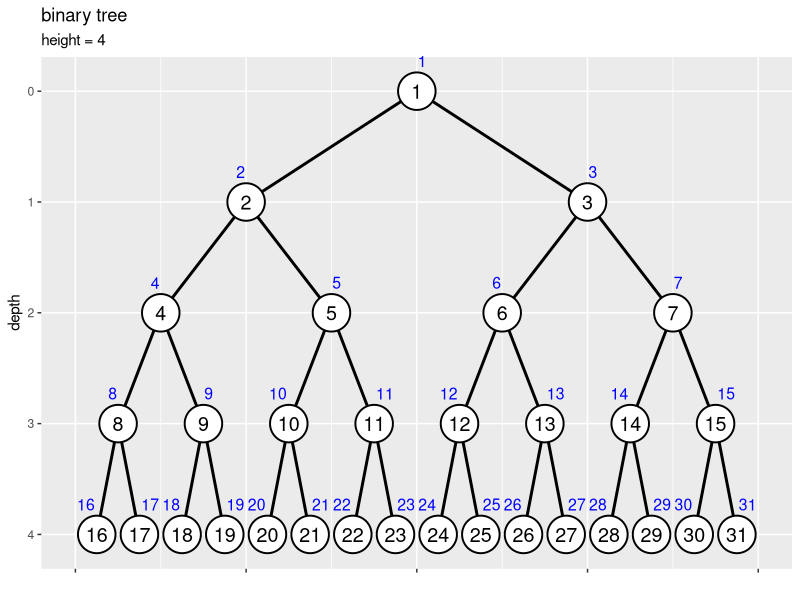
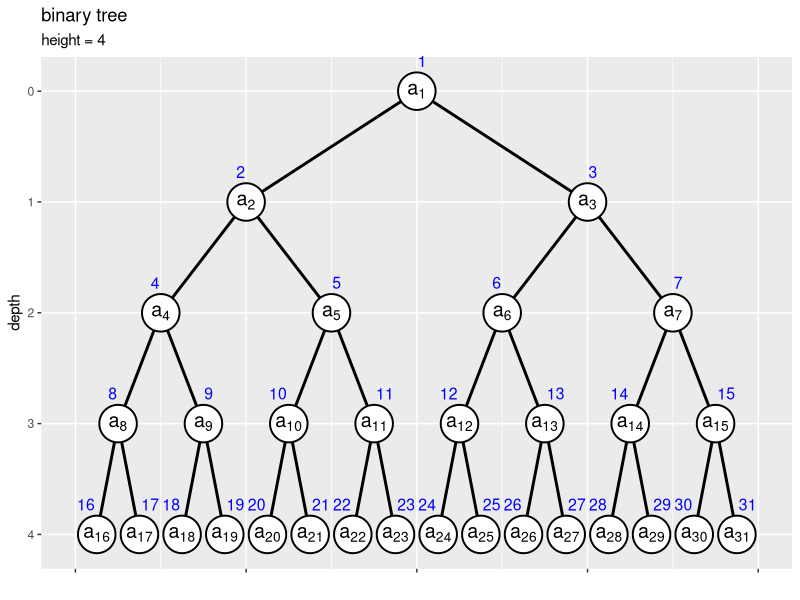
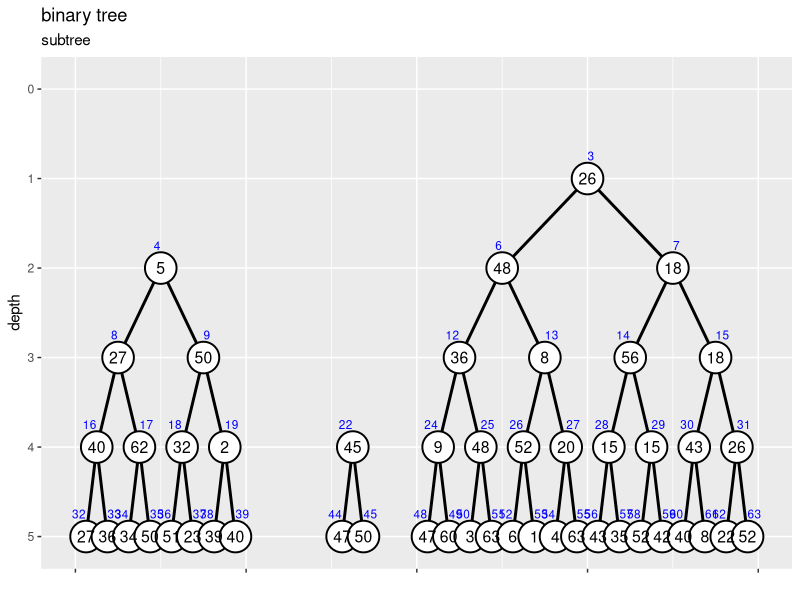
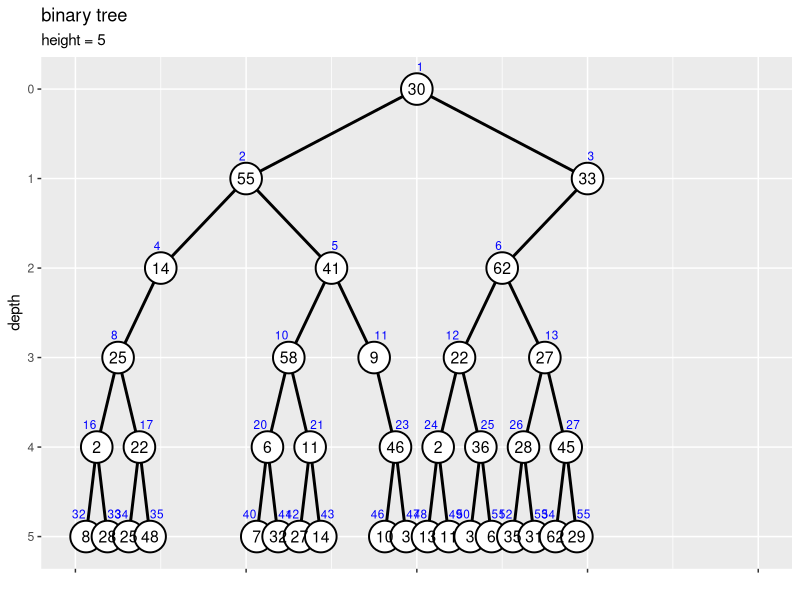
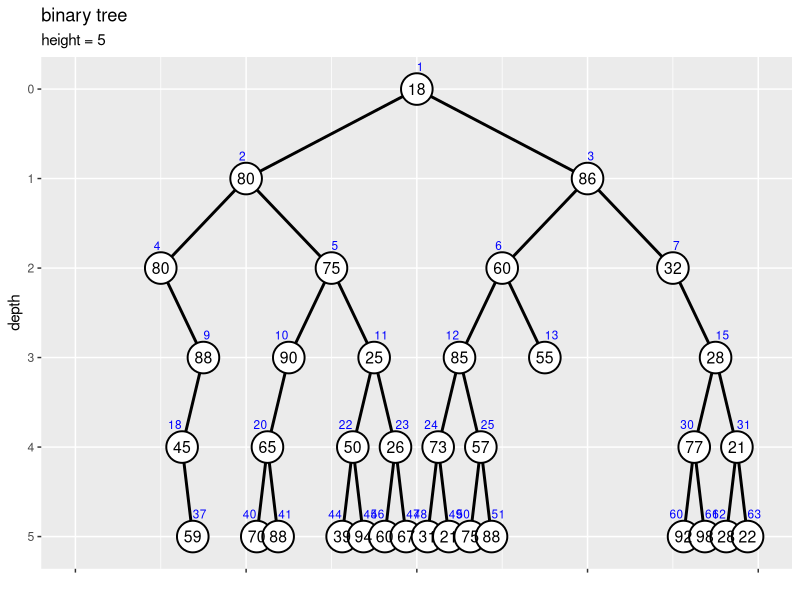
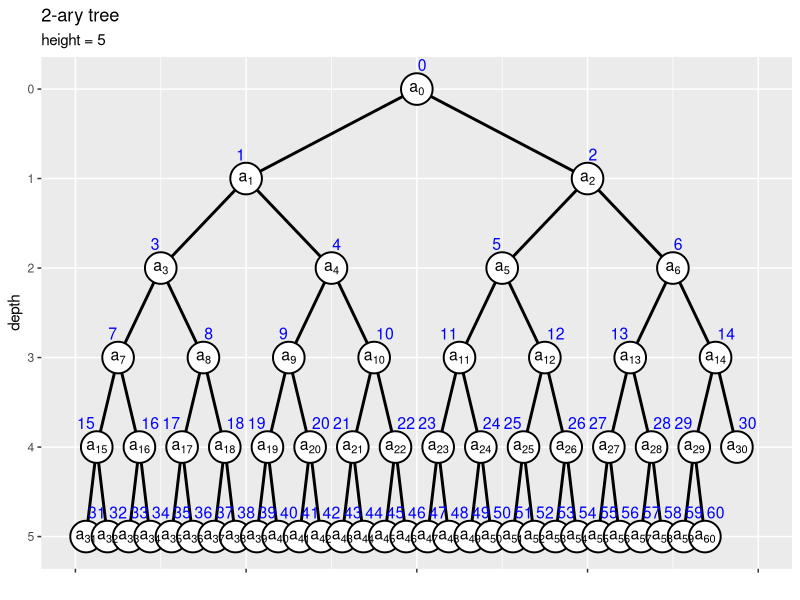
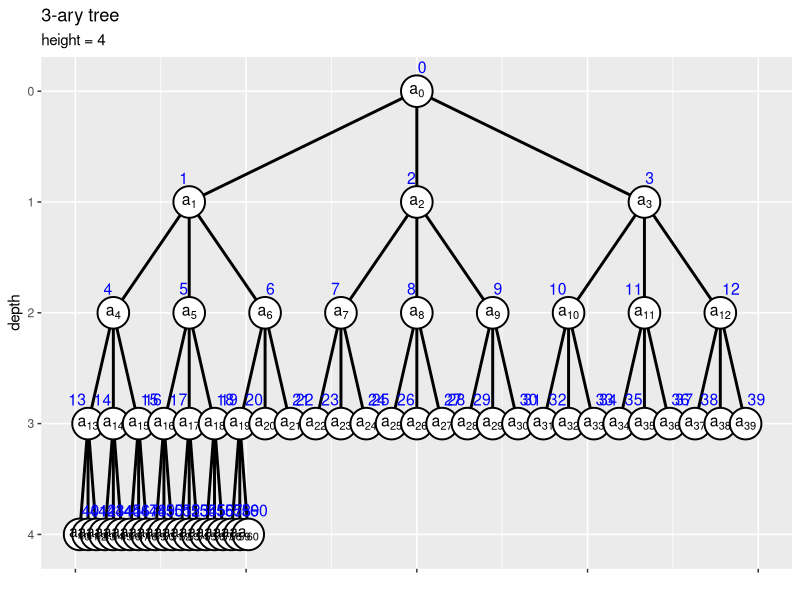
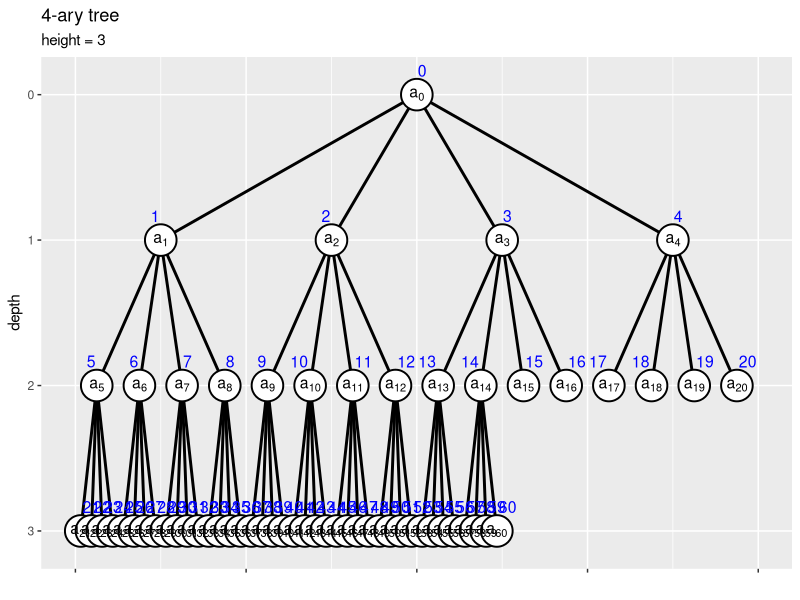

Reproduce these figures in R, in order.
## ---- chunk 1
knitr::opts_chunk$set(
  echo = TRUE, 
  message = FALSE, error = FALSE, warning = FALSE # メッセージを非表示
)
## ---- chunk 2
### 資料作成用

# チェック用
library(ggplot2)
## ---- chunk 3
# ノード数を指定
N <- 31

# (簡易的に)値を作成
a <- 1:N
head(a)
## ---- chunk 4
# ラベル位置の調整値を指定
d <- 0.6

# ノードの座標を作成
node_df <- tibble::tibble(
  value = a, 
  index = 1:N, 
  depth = floor(log2(index)), 
  col_idx = index - 2^depth + 1, # 深さごとのノード番号
  coord_x = (col_idx * 2 - 1) * 1/(2^depth * 2), 
  label_offset = dplyr::if_else(
    condition = index%%2 == 0, true = 0.5+d, false = 0.5-d
  ) # ラベル位置を左右にズラす
)
node_df
## ---- chunk 5
# エッジの座標を作成
edge_df <- dplyr::bind_rows(
  # 子ノードの座標
  node_df |> 
    dplyr::filter(depth > 0) |> # 根を除去
    dplyr::mutate(
      edge_id   = index, 
      node_type = "childe" # (確認用)
    ), 
  # 親ノードの座標
  node_df |> 
    dplyr::filter(depth > 0) |> # 根を除去
    dplyr::mutate(
      edge_id   = index, 
      node_type = "parent", # (確認用)
      depth   = depth - 1, 
      index   = index %/% 2, 
      col_idx = index - 2^depth + 1, # 深さごとのノード番号
      coord_x = (col_idx * 2 - 1) * 1/(2^depth * 2)
    )
) |> 
  dplyr::select(!label_offset) |> 
  dplyr::arrange(edge_id, depth)
edge_df
## ---- chunk 6
# ツリーの高さを取得
max_h <- max(node_df[["depth"]])
max_h <- floor(log2(N))

# 縦方向の余白の調整値を指定
d <- 0.1

# 二分木を作図
ggplot() + 
  geom_path(data = edge_df, 
            mapping = aes(x = coord_x, y = depth, group = edge_id), 
            linewidth = 1) + # エッジ
  geom_point(data = node_df, 
             mapping = aes(x = coord_x, y = depth), 
             size = 12, shape = "circle filled", fill = "white", stroke = 1) + # ノード
  geom_text(data = node_df, 
            mapping = aes(x = coord_x, y = depth, label = value), 
            size = 5) + # 値ラベル
  geom_text(data = node_df, 
            mapping = aes(x = coord_x, y = depth, label = index, hjust = label_offset), 
            size = 4, vjust = -2, color = "blue") + # 位置ラベル
  scale_x_continuous(labels = NULL, name = "") + 
  scale_y_reverse(breaks = 0:max_h, minor_breaks = FALSE) + 
  coord_cartesian(xlim = c(0, 1), ylim = c(max_h+d, -d)) + 
  labs(title = "binary tree", 
       subtitle = paste0("height = ", max_h), 
       y = "depth")
## ---- chunk 7
# エッジの座標を作成
edge_df <- dplyr::bind_cols(
  # 子ノードの座標
  node_df |> 
    dplyr::filter(depth > 0) |> # 根を除去
    dplyr::select(!label_offset), 
  # 親ノードの座標
  node_df |> 
    dplyr::filter(depth > 0) |> # 根を除去
    dplyr::mutate(
      parent_depth   = depth - 1, 
      parent_index   = index %/% 2, 
      parent_col_idx = parent_index - 2^parent_depth + 1, # 深さごとのノード番号
      parent_coord_x = (parent_col_idx * 2 - 1) * 1/(2^parent_depth * 2)
    ) |> 
    dplyr::select(parent_index, parent_depth, parent_coord_x)
)
edge_df
## ---- chunk 8
# ツリーの高さを取得
max_h <- max(node_df[["depth"]])

# 縦方向の余白の調整値を指定
d <- 0.1

# 二分木を作図
ggplot() + 
  geom_segment(data = edge_df, 
               mapping = aes(x = coord_x, y = depth, xend = parent_coord_x, yend = parent_depth), 
               linewidth = 1) + # エッジ
  geom_point(data = node_df, 
             mapping = aes(x = coord_x, y = depth), 
             size = 12, shape = "circle filled", fill = "white", stroke = 1) + # ノード
  geom_text(data = node_df, 
            mapping = aes(x = coord_x, y = depth, label = paste("a[", index, "]")), parse = TRUE, 
            size = 5) + # 要素ラベル
  geom_text(data = node_df, 
            mapping = aes(x = coord_x, y = depth, label = index, hjust = label_offset), 
            size = 4, vjust = -2, color = "blue") + # 位置ラベル
  scale_x_continuous(labels = NULL, name = "") + 
  scale_y_reverse(breaks = 0:max_h, minor_breaks = FALSE) + 
  coord_cartesian(xlim = c(0, 1), ylim = c(max_h+d, -d)) + 
  labs(title = "binary tree", 
       subtitle = paste0("height = ", max_h), 
       y = "depth")
## ---- chunk 9
# 部分木インデックスの定義
subtree <- function(root_index, max_index) {
  
  # 部分木の根インデックスを取得
  parent_idx <- root_index[root_index <= N] |> 
    sort()
  
  # インデックスの最大値を取得
  N <- max_index
  
  # 親ごとに処理
  childe_idx <- NULL
  for(i in parent_idx) {
    
    # 兄弟インデックスを作成
    sibling_idx <- c(2*i, 2*i+1)
    
    # 子インデックスを格納
    childe_idx <- c(childe_idx, sibling_idx[sibling_idx <= N]) # 最大位置を超えたら除去
  }
  
  # 子がなければ再帰処理を終了
  if(length(childe_idx) == 0) return(parent_idx)
  
  # 子孫インデックスを作成
  descendant_idx <- subtree(childe_idx, N)
  
  # 部分木インデックスを格納
  subtree_idx <- c(parent_idx, descendant_idx) |> 
    sort()
  
  # 子孫インデックスを出力
  return(subtree_idx)
}
## ---- chunk 10
# ノード数を指定
N <- 63

# 部分木の根を指定
sub_root_idx <- c(3, 4, 22)

# 部分木のインデックスを作成
sub_node_idx <- subtree(sub_root_idx, N)
sub_node_idx
## ---- chunk 11
# 値を作成
a <- sample(x = 1:N, size = N, replace = TRUE)

# 部分木以外のノードを剪定
a[!1:N %in% sub_node_idx] <- NA
a
## ---- chunk 12
# ノードの座標を作成
d <- 0.5
node_df <- tibble::tibble(
  value   = a, 
  node_id = 1:N, 
  index   = dplyr::if_else(
    condition = !is.na(value), true = node_id, false = NA_real_
  ), 
  depth   = floor(log2(index)), 
  col_idx = index - 2^depth + 1, # 深さごとのノード番号
  coord_x = (col_idx * 2 - 1) * 1/(2^depth * 2), 
  label_offset = dplyr::if_else(
    condition = index%%2 == 0, true = 0.5+d, false = 0.5-d
  ) # ラベル位置を左右にズラす
)
node_df
## ---- chunk 13
# エッジの座標を作成
edge_df <- dplyr::bind_rows(
  # 子ノードの座標
  node_df |> 
    dplyr::filter(depth > 0, !index %in% sub_root_idx) |> # 根を除去
    dplyr::mutate(
      edge_id   = index, 
      node_type = "childe" # (確認用)
    ), 
  # 親ノードの座標
  node_df |> 
    dplyr::filter(depth > 0, !index %in% sub_root_idx) |> # 根を除去
    dplyr::mutate(
      edge_id   = index, 
      node_type = "parent", # (確認用)
      depth   = depth - 1, 
      index   = index %/% 2, 
      col_idx = index - 2^depth + 1, # 深さごとのノード番号
      coord_x = (col_idx * 2 - 1) * 1/(2^depth * 2)
    )
) |> 
  dplyr::select(!label_offset) |> 
  dplyr::arrange(edge_id, depth)
edge_df
## ---- chunk 14
# ツリーの高さを取得
max_h <- floor(log2(N))

# 二分木の部分木を作図
d <- 0.1
ggplot() + 
  geom_path(data = edge_df, 
            mapping = aes(x = coord_x, y = depth, group = edge_id), 
            linewidth = 1) + # エッジ
  geom_point(data = node_df, 
             mapping = aes(x = coord_x, y = depth), 
             size = 10, shape = "circle filled", fill = "white", stroke = 1, na.rm = TRUE) + # ノード
  geom_text(data = node_df, 
            mapping = aes(x = coord_x, y = depth, label = value), 
            size = 4, na.rm = TRUE) + # 値ラベル
  geom_text(data = node_df, 
            mapping = aes(x = coord_x, y = depth, label = index, hjust = label_offset), 
            size = 3, vjust = -2, color = "blue", na.rm = TRUE) + # 位置ラベル
  scale_x_continuous(labels = NULL, name = "") + 
  scale_y_reverse(breaks = 0:max_h, minor_breaks = FALSE) + 
  coord_cartesian(xlim = c(0, 1), ylim = c(max_h+d, -d)) + 
  labs(title = "binary tree", 
       subtitle = "subtree", 
       y = "depth")
## ---- chunk 15
# ノード数を指定
N <- 63

# (削除する)部分木の根を指定
sub_root_idx <- c(7, 9, 22)

# (削除する)部分木のインデックスを作成
del_node_idx <- subtree(sub_root_idx, N)
del_node_idx
## ---- chunk 16
# 値を作成
a <- sample(x = 1:N, size = N, replace = TRUE)

# 部分木のノードを剪定
a[del_node_idx] <- NA
a
## ---- chunk 17
# ノードの座標を作成
d <- 0.5
node_df <- tibble::tibble(
  value   = a, 
  node_id = 1:N, 
  index   = dplyr::if_else(
    condition = !is.na(value), true = node_id, false = NA_real_
  ), 
  depth   = floor(log2(index)), 
  col_idx = index - 2^depth + 1, # 深さごとのノード番号
  coord_x = (col_idx * 2 - 1) * 1/(2^depth * 2), 
  label_offset = dplyr::if_else(
    condition = index%%2 == 0, true = 0.5+d, false = 0.5-d
  ) # ラベル位置を左右にズラす
)
node_df
## ---- chunk 18
# エッジの座標を作成
edge_df <- dplyr::bind_rows(
  # 子ノードの座標
  node_df |> 
    dplyr::filter(depth > 0) |> # 根を除去
    dplyr::mutate(
      edge_id   = index, 
      node_type = "childe" # (確認用)
    ), 
  # 親ノードの座標
  node_df |> 
    dplyr::filter(depth > 0) |> # 根を除去
    dplyr::mutate(
      edge_id   = index, 
      node_type = "parent", # (確認用)
      depth   = depth - 1, 
      index   = index %/% 2, 
      col_idx = index - 2^depth + 1, # 深さごとのノード番号
      coord_x = (col_idx * 2 - 1) * 1/(2^depth * 2)
    )
) |> 
  dplyr::select(!label_offset) |> 
  dplyr::arrange(edge_id, depth)
edge_df
## ---- chunk 19
# ツリーの高さを取得
max_h <- max(node_df[["depth"]], na.rm = TRUE)

# 二分木を作図
d <- 0.1
ggplot() + 
  geom_path(data = edge_df, 
            mapping = aes(x = coord_x, y = depth, group = edge_id), 
            linewidth = 1) + # エッジ
  geom_point(data = node_df, 
             mapping = aes(x = coord_x, y = depth), 
             size = 10, shape = "circle filled", fill = "white", stroke = 1, na.rm = TRUE) + # ノード
  geom_text(data = node_df, 
            mapping = aes(x = coord_x, y = depth, label = value), 
            size = 4, na.rm = TRUE) + # 値ラベル
  geom_text(data = node_df, 
            mapping = aes(x = coord_x, y = depth, label = index, hjust = label_offset), 
            size = 3, vjust = -2, color = "blue", na.rm = TRUE) + # 位置ラベル
  scale_x_continuous(labels = NULL, name = "") + 
  scale_y_reverse(breaks = 0:max_h, minor_breaks = FALSE) + 
  coord_cartesian(xlim = c(0, 1), ylim = c(max_h+d, -d)) + 
  labs(title = "binary tree", 
       subtitle = paste0("height = ", max_h), 
       y = "depth")
## ---- chunk 20
# ノード数を指定
N <- 63

# 値を作成
max_v <- 100
a <- sample(x = 1:max_v, size = N, replace = TRUE)
a
## ---- chunk 21
# (削除する)部分木の根を指定
sub_root_idx <- which(x = a < a[1])
sub_root_idx
## ---- chunk 22
# (削除する)部分木のインデックスを作成
del_node_idx <- subtree(sub_root_idx, N)

# 部分木のノードを剪定
a[del_node_idx] <- NA
a
## ---- chunk 23
### 資料作成用:(再掲)

# ノードの座標を作成
d <- 0.5
node_df <- tibble::tibble(
  value   = a, 
  node_id = 1:N, 
  index   = dplyr::if_else(
    condition = !is.na(value), true = node_id, false = NA_real_
  ), 
  depth   = floor(log2(index)), 
  col_idx = index - 2^depth + 1, # 深さごとのノード番号
  coord_x = (col_idx * 2 - 1) * 1/(2^depth * 2), 
  label_offset = dplyr::if_else(
    condition = index%%2 == 0, true = 0.5+d, false = 0.5-d
  ) # ラベル位置を左右にズラす
)

# エッジの座標を作成
edge_df <- dplyr::bind_rows(
  # 子ノードの座標
  node_df |> 
    dplyr::filter(depth > 0) |> # 根を除去
    dplyr::mutate(
      edge_id   = index, 
      node_type = "childe" # (確認用)
    ), 
  # 親ノードの座標
  node_df |> 
    dplyr::filter(depth > 0) |> # 根を除去
    dplyr::mutate(
      edge_id   = index, 
      node_type = "parent", # (確認用)
      depth   = depth - 1, 
      index   = index %/% 2, 
      col_idx = index - 2^depth + 1, # 深さごとのノード番号
      coord_x = (col_idx * 2 - 1) * 1/(2^depth * 2)
    )
) |> 
  dplyr::select(!label_offset) |> 
  dplyr::arrange(edge_id, depth)

# ツリーの高さを取得
max_h <- max(node_df[["depth"]], na.rm = TRUE)

# 二分木を作図
d <- 0.1
ggplot() + 
  geom_path(data = edge_df, 
            mapping = aes(x = coord_x, y = depth, group = edge_id), 
            linewidth = 1) + # エッジ
  geom_point(data = node_df, 
             mapping = aes(x = coord_x, y = depth), 
             size = 10, shape = "circle filled", fill = "white", stroke = 1, na.rm = TRUE) + # ノード
  geom_text(data = node_df, 
            mapping = aes(x = coord_x, y = depth, label = value), 
            size = 4, na.rm = TRUE) + # 値ラベル
  geom_text(data = node_df, 
            mapping = aes(x = coord_x, y = depth, label = index, hjust = label_offset), 
            size = 3, vjust = -2, color = "blue", na.rm = TRUE) + # 位置ラベル
  scale_x_continuous(labels = NULL, name = "") + 
  scale_y_reverse(breaks = 0:max_h, minor_breaks = FALSE) + 
  coord_cartesian(xlim = c(0, 1), ylim = c(max_h+d, -d)) + 
  labs(title = "binary tree", 
       subtitle = paste0("height = ", max_h), 
       y = "depth")
## ---- chunk 24
### 資料作成用

# チェック用
library(ggplot2)
## ---- chunk 25
# 深さカウント関数を作成
count_depth <- function(index, base, depth_cnt = 0) {
  
  # 親インデックスを計算
  parent_index <- ceiling(index / base) - 1
  
  # 深さをカウント
  depth_cnt <- depth_cnt + 1
  
  # 親が根なら終了
  if(parent_index <= 0) return(depth_cnt)
  
  # 深さを計算
  depth_cnt <- count_depth(parent_index, base, depth_cnt)
  
  # 深さを出力
  return(depth_cnt)
}

# 確認
count_depth(index = 8, base = 2, depth_cnt = 0)
## ---- chunk 26
# 深さ計算関数(スカラ)を作成
index_to_depth <- function(index, base) {
  
  # 深さを作成
  depth_cnt <- 0
  
  # 根なら終了
  if(index == 0) return(depth_cnt)
  
  # 深さを計算
  depth_cnt <- count_depth(index, base, depth_cnt)
  
  # 深さを出力
  return(depth_cnt)
}

# 確認
index_to_depth(index = 8, base = 2)
## ---- chunk 27
# 深さ計算関数(ベクトル)を作成
depth <- function(index, base) {
  
  # 深さの受け皿を初期化
  depth <- rep(0, times = length(index))
  
  # 要素ごとに処理
  for(i in seq_along(index)) {
    
    # 深さを計算
    depth[i] <- index_to_depth(index[i], base)
  }
  
  # 深さを出力
  return(depth)
}

# 確認
depth(index = c(4, 8, 16), base = 2)
## ---- chunk 28
# 最小インデックス計算関数(スカラ)を作成
depth_to_min_index <- function(depth, base) {
  
  # インデックスの最小値を初期化
  index <- 0
  
  # 根なら終了
  if(depth == 0) return(index)
  
  # 深さごとに処理
  for(h in 1:depth) {
    
    # インデックスの最小値を計算
    index <- index * base + 1
  }
  
  # 最小インデックスを出力
  return(index)
}

# 確認
depth_to_min_index(depth = 3, base = 2)
## ---- chunk 29
# 最小インデックス計算関数(ベクトル)を作成
min_index <- function(depth, base) {
  
  # インデックスの受け皿を作成
  index <- rep(0, times = length(depth))
  
  # 要素ごとに処理
  for(i in seq_along(depth)) {
    
    # 最小インデックスを計算
    index[i] <- depth_to_min_index(depth[i], base)
  }
  
  # 最小インデックスを出力
  return(index)
}

# 確認
min_index(depth = c(2, 3, 4), base = 2)
## ---- chunk 30
# 分岐数を指定
b <- 2

# ノード数を指定
N <- 61

# (簡易的に)値を作成
a <- 1:N
head(a)
## ---- chunk 31
# ラベル位置の調整値を指定
d <- 0.6

# ノードの座標を作成
node_df <- tibble::tibble(
  value   = a, 
  index   = 0:(N-1), 
  depth   = depth(index, b), 
  col_idx = index - min_index(depth, b) + 1, # 深さごとのノード番号
  coord_x = (col_idx * 2 - 1) * 1/(min_index(depth+1, b) - min_index(depth, b)), 
  label_offset = dplyr::case_when(
    depth >= 5 ~ 0.5 - d, # 指定した深さ以降は全て指定した位置に配置:(深さと符号を指定)
    (index-1)%%b <  0.5*b ~ 0.5 + d, # 中より左の分岐は左に配置
    (index-1)%%b >= 0.5*b ~ 0.5 - d  # 中と右の分岐は右に配置
  ) # ラベル位置を左右にズラす
)
node_df
## ---- chunk 32
# エッジの座標を作成
edge_df <- dplyr::bind_rows(
  # 子ノードの座標
  node_df |> 
    dplyr::filter(depth > 0) |> # 根を除去
    dplyr::mutate(
      edge_id   = index, 
      node_type = "childe" # (確認用)
    ), 
  # 親ノードの座標
  node_df |> 
    dplyr::filter(depth > 0) |> # 根を除去
    dplyr::mutate(
      edge_id   = index, 
      node_type = "parent", # (確認用)
      depth   = depth - 1, 
      index   = ceiling(index / b) - 1, 
      col_idx = index - min_index(depth, b) + 1, # 深さごとのノード番号
      coord_x = (col_idx * 2 - 1) * 1/(min_index(depth+1, b) - min_index(depth, b)), 
    )
) |> 
  dplyr::select(!label_offset) |> 
  dplyr::arrange(edge_id, depth)
edge_df
## ---- chunk 33
# ツリーの高さを取得
max_h <- depth(N-1, b)

# 縦方向の余白の調整値を指定
d <- 0.1

# 二分木を作図
ggplot() + 
  geom_path(data = edge_df, 
            mapping = aes(x = coord_x, y = depth, group = edge_id), 
            linewidth = 1) + # エッジ
  geom_point(data = node_df, 
             mapping = aes(x = coord_x, y = depth), 
             size = 10, shape = "circle filled", fill = "white", stroke = 1) + # ノード
  # geom_text(data = node_df, 
  #           mapping = aes(x = coord_x, y = depth, label = value), 
  #           size = 5) + # 値ラベル
  geom_text(data = node_df, 
            mapping = aes(x = coord_x, y = depth, label = paste0("a[", index, "]")), parse = TRUE, 
            size = 4) + # 要素ラベル
  geom_text(data = node_df, 
            mapping = aes(x = coord_x, y = depth, label = index, hjust = label_offset), 
            size = 4, vjust = -1.5, color = "blue") + # 位置ラベル
  scale_x_continuous(labels = NULL, name = "") + 
  scale_y_reverse(breaks = 0:max_h, minor_breaks = FALSE) + 
  coord_cartesian(xlim = c(0, 2), ylim = c(max_h+d, -d)) + # 表示範囲
  labs(title = paste0(b, "-ary tree"), 
       subtitle = paste0("height = ", max_h), 
       y = "depth")
## ---- chunk 34
### 資料作成用:(設定の変更)

# 分岐数を指定
b <- 3

# ノード数を指定
N <- 61

# (簡易的に)値を作成
a <- 1:N

# ノードの座標を作成
d <- 0.6
node_df <- tibble::tibble(
  value   = a, 
  index   = 0:(N-1), 
  depth   = depth(index, b), 
  col_idx = index - min_index(depth, b) + 1, # 深さごとのノード番号
  coord_x = (col_idx * 2 - 1) * 1/(min_index(depth+1, b) - min_index(depth, b)), 
  label_offset = dplyr::case_when(
    depth >= 4 ~ 0.5 - d, # 指定した深さ以降は全て指定した位置に配置:(深さと符号を指定)
    (index-1)%%b <  0.5*b ~ 0.5 + d, # 中より左の分岐は左に配置
    (index-1)%%b >= 0.5*b ~ 0.5 - d  # 中と右の分岐は右に配置
  ) # ラベル位置を左右にズラす
)

# エッジの座標を作成
edge_df <- dplyr::bind_rows(
  # 子ノードの座標
  node_df |> 
    dplyr::filter(depth > 0) |> # 根を除去
    dplyr::mutate(
      edge_id   = index, 
      node_type = "childe" # (確認用)
    ), 
  # 親ノードの座標
  node_df |> 
    dplyr::filter(depth > 0) |> # 根を除去
    dplyr::mutate(
      edge_id   = index, 
      node_type = "parent", # (確認用)
      depth   = depth - 1, 
      index   = ceiling(index / b) - 1, 
      col_idx = index - min_index(depth, b) + 1, # 深さごとのノード番号
      coord_x = (col_idx * 2 - 1) * 1/(min_index(depth+1, b) - min_index(depth, b)), 
    )
) |> 
  dplyr::select(!label_offset) |> 
  dplyr::arrange(edge_id, depth)

# ツリーの高さを取得
max_h <- depth(N-1, b)

# 二分木を作図
d <- 0.1
ggplot() + 
  geom_path(data = edge_df, 
            mapping = aes(x = coord_x, y = depth, group = edge_id), 
            linewidth = 1) + # エッジ
  geom_point(data = node_df, 
             mapping = aes(x = coord_x, y = depth), 
             size = 10, shape = "circle filled", fill = "white", stroke = 1) + # ノード
  geom_text(data = node_df, 
            mapping = aes(x = coord_x, y = depth, label = paste0("a[", index, "]")), parse = TRUE, 
            size = 4) + # 要素ラベル
  geom_text(data = node_df, 
            mapping = aes(x = coord_x, y = depth, label = index, hjust = label_offset), 
            size = 4, vjust = -1.5, color = "blue") + # 位置ラベル
  scale_x_continuous(labels = NULL, name = "") + 
  scale_y_reverse(breaks = 0:max_h, minor_breaks = FALSE) + 
  coord_cartesian(xlim = c(0, 2), ylim = c(max_h+d, -d)) + # 表示範囲
  labs(title = paste0(b, "-ary tree"), 
       subtitle = paste0("height = ", max_h), 
       y = "depth")
## ---- chunk 35
### 資料作成用:(設定の変更)

# 分岐数を指定
b <- 4

# ノード数を指定
N <- 61

# (簡易的に)値を作成
a <- 1:N

# ノードの座標を作成
d <- 0.6
node_df <- tibble::tibble(
  value   = a, 
  index   = 0:(N-1), 
  depth   = depth(index, b), 
  col_idx = index - min_index(depth, b) + 1, # 深さごとのノード番号
  coord_x = (col_idx * 2 - 1) * 1/(min_index(depth+1, b) - min_index(depth, b)), 
  label_offset = dplyr::case_when(
    depth >= 3 ~ 0.5 - d, # 指定した深さ以降は全て指定した位置に配置:(深さと符号を指定)
    (index-1)%%b <  0.5*b ~ 0.5 + d, # 中より左の分岐は左に配置
    (index-1)%%b >= 0.5*b ~ 0.5 - d  # 中と右の分岐は右に配置
  ) # ラベル位置を左右にズラす
)

# エッジの座標を作成
edge_df <- dplyr::bind_rows(
  # 子ノードの座標
  node_df |> 
    dplyr::filter(depth > 0) |> # 根を除去
    dplyr::mutate(
      edge_id   = index, 
      node_type = "childe" # (確認用)
    ), 
  # 親ノードの座標
  node_df |> 
    dplyr::filter(depth > 0) |> # 根を除去
    dplyr::mutate(
      edge_id   = index, 
      node_type = "parent", # (確認用)
      depth   = depth - 1, 
      index   = ceiling(index / b) - 1, 
      col_idx = index - min_index(depth, b) + 1, # 深さごとのノード番号
      coord_x = (col_idx * 2 - 1) * 1/(min_index(depth+1, b) - min_index(depth, b)), 
    )
) |> 
  dplyr::select(!label_offset) |> 
  dplyr::arrange(edge_id, depth)

# ツリーの高さを取得
max_h <- depth(N-1, b)

# 二分木を作図
d <- 0.1
ggplot() + 
  geom_path(data = edge_df, 
            mapping = aes(x = coord_x, y = depth, group = edge_id), 
            linewidth = 1) + # エッジ
  geom_point(data = node_df, 
             mapping = aes(x = coord_x, y = depth), 
             size = 10, shape = "circle filled", fill = "white", stroke = 1) + # ノード
  geom_text(data = node_df, 
            mapping = aes(x = coord_x, y = depth, label = paste0("a[", index, "]")), parse = TRUE, 
            size = 4) + # 要素ラベル
  geom_text(data = node_df, 
            mapping = aes(x = coord_x, y = depth, label = index, hjust = label_offset), 
            size = 4, vjust = -1.5, color = "blue") + # 位置ラベル
  scale_x_continuous(labels = NULL, name = "") + 
  scale_y_reverse(breaks = 0:max_h, minor_breaks = FALSE) + 
  coord_cartesian(xlim = c(0, 2), ylim = c(max_h+d, -d)) + # 表示範囲
  labs(title = paste0(b, "-ary tree"), 
       subtitle = paste0("height = ", max_h), 
       y = "depth")
## ---- chunk 36
### 資料作成用:(設定の変更)

# 分岐数を指定
b <- 5

# ノード数を指定
N <- 61

# (簡易的に)値を作成
a <- 1:N

# ノードの座標を作成
d <- 0.6
node_df <- tibble::tibble(
  value   = a, 
  index   = 0:(N-1), 
  depth   = depth(index, b), 
  col_idx = index - min_index(depth, b) + 1, # 深さごとのノード番号
  coord_x = (col_idx * 2 - 1) * 1/(min_index(depth+1, b) - min_index(depth, b)), 
  label_offset = dplyr::case_when(
    depth >= 3 ~ 0.5 - d, # 指定した深さ以降は全て指定した位置に配置:(深さと符号を指定)
    (index-1)%%b <  0.5*b ~ 0.5 + d, # 中より左の分岐は左に配置
    (index-1)%%b >= 0.5*b ~ 0.5 - d  # 中と右の分岐は右に配置
  ) # ラベル位置を左右にズラす
)

# エッジの座標を作成
edge_df <- dplyr::bind_rows(
  # 子ノードの座標
  node_df |> 
    dplyr::filter(depth > 0) |> # 根を除去
    dplyr::mutate(
      edge_id   = index, 
      node_type = "childe" # (確認用)
    ), 
  # 親ノードの座標
  node_df |> 
    dplyr::filter(depth > 0) |> # 根を除去
    dplyr::mutate(
      edge_id   = index, 
      node_type = "parent", # (確認用)
      depth   = depth - 1, 
      index   = ceiling(index / b) - 1, 
      col_idx = index - min_index(depth, b) + 1, # 深さごとのノード番号
      coord_x = (col_idx * 2 - 1) * 1/(min_index(depth+1, b) - min_index(depth, b)), 
    )
) |> 
  dplyr::select(!label_offset) |> 
  dplyr::arrange(edge_id, depth)

# ツリーの高さを取得
max_h <- depth(N-1, b)

# 二分木を作図
d <- 0.1
ggplot() + 
  geom_path(data = edge_df, 
            mapping = aes(x = coord_x, y = depth, group = edge_id), 
            linewidth = 1) + # エッジ
  geom_point(data = node_df, 
             mapping = aes(x = coord_x, y = depth), 
             size = 10, shape = "circle filled", fill = "white", stroke = 1) + # ノード
  geom_text(data = node_df, 
            mapping = aes(x = coord_x, y = depth, label = paste0("a[", index, "]")), parse = TRUE, 
            size = 4) + # 要素ラベル
  geom_text(data = node_df, 
            mapping = aes(x = coord_x, y = depth, label = index, hjust = label_offset), 
            size = 4, vjust = -1.5, color = "blue") + # 位置ラベル
  scale_x_continuous(labels = NULL, name = "") + 
  scale_y_reverse(breaks = 0:max_h, minor_breaks = FALSE) + 
  coord_cartesian(xlim = c(0, 2), ylim = c(max_h+d, -d)) + # 表示範囲
  labs(title = paste0(b, "-ary tree"), 
       subtitle = paste0("height = ", max_h), 
       y = "depth")
